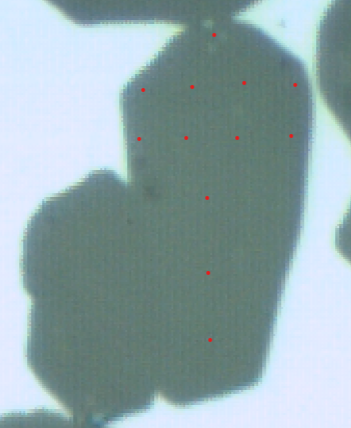
#> input picture data/stress_map/Irr Region of Interest Marked.png, 351 x 428 px
$ python stress_map_overlay.py
#> lines starting #> are read from the running program, lines starting #| are printed output that depends on the picture
import numpy as np
import matplotlib.pyplot as plt
from scipy.interpolate import griddata
from PIL import Image

# === INPUT: stress values from your 3x5 matrix (in MPa) ===
stress_values = np.array([
    [1007.488, 1326.032,    7.408,  -11.112, 1377.888],
    [ 674.128,  663.016,    0.000,  663.016,  663.016],
    [ 655.608,  655.608,  374.104,     np.nan,    np.nan]
])

# === IMAGE: microscope image path ===
image_path = "Irr Region of Interest Marked.png"  # Replace with path to your microscope image

# === SPATIAL CONFIGURATION ===
# Real spacing between points (based on 5 µm scale bar)
x_spacing = 3  # μm between columns
y_spacing = 3  # μm between rows

# Grid positions
nrows, ncols = stress_values.shape
x = np.arange(ncols) * x_spacing
y = np.arange(nrows) * y_spacing
X, Y = np.meshgrid(x, y)

# Interpolation setup
points = np.column_stack((X.flatten(), Y.flatten()))
values = stress_values.flatten()

# Remove NaNs
mask = ~np.isnan(values)
points = points[mask]
values = values[mask]

# Fine interpolation grid
xi = np.linspace(x.min(), x.max(), 300)
yi = np.linspace(y.min(), y.max(), 300)
xi, yi = np.meshgrid(xi, yi)
zi = griddata(points, values, (xi, yi), method='cubic')

# === PLOT ===
fig, ax = plt.subplots(figsize=(8, 6))

# Load microscope image
img = Image.open(image_path)
#> img is the input picture: PIL image 351x428 RGBA; mean R, G, B, A 145.2, 168, 171.3, 255
img_extent = [
    x.min() - x_spacing / 2, x.max() + x_spacing / 2,
    y.max() + y_spacing / 2, y.min() - y_spacing / 2  # Y reversed to match top-left origin
]

# Show image
ax.imshow(img, extent=img_extent, aspect='auto')

# Contourf overlay
cmap = 'jet'
stress_map = ax.contourf(xi, yi, zi, levels=100, cmap=cmap, alpha=0.65)

# Contour lines
contours = ax.contour(xi, yi, zi, levels=np.arange(-2000, 2000, 250),
                      colors='k', linewidths=0.5)

# Scatter original points
ax.scatter(X, Y, c='black', s=15, zorder=10)

# Formatting
cbar = fig.colorbar(stress_map, ax=ax, label='Stress (MPa)')
ax.set_title('Stress Map from Raman (MPa)')
ax.set_xlabel('X (μm)')
ax.set_ylabel('Y (μm)')
ax.set_aspect('equal')
ax.set_xlim(img_extent[0], img_extent[1])
ax.set_ylim(img_extent[2], img_extent[3])

plt.tight_layout()
plt.show()
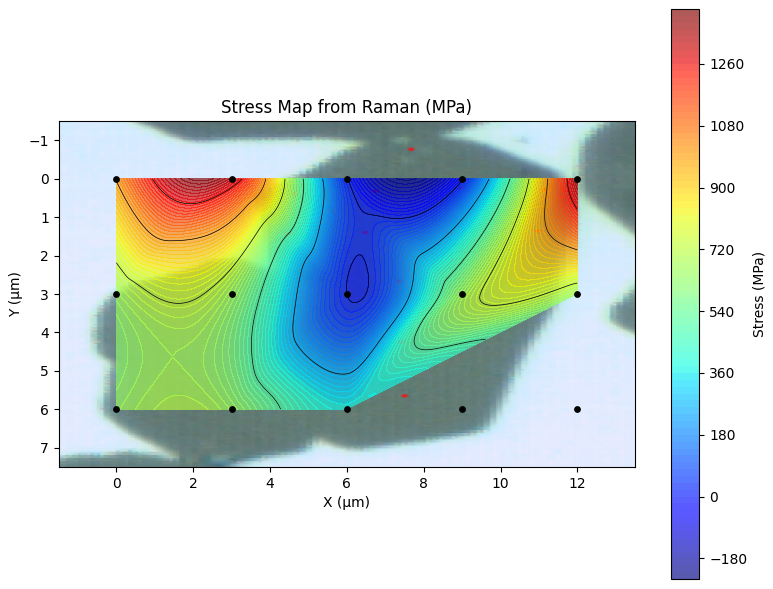
#> figure drawn by matplotlib, 2 panels
